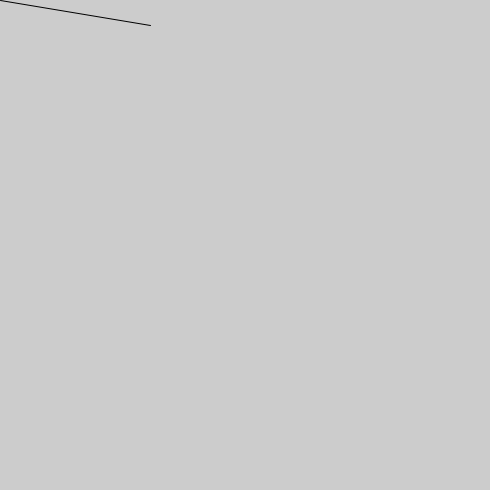
Frame 1 (no input)
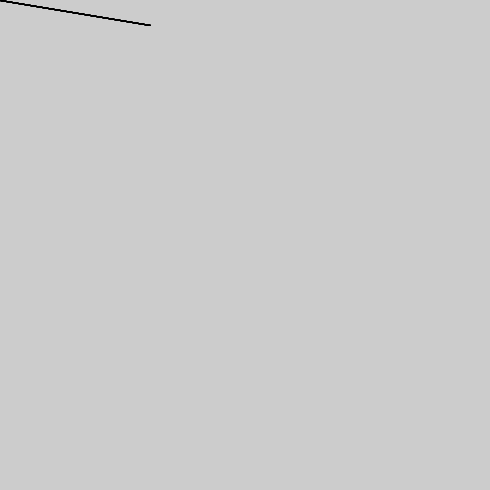
Frame 60 (the mouse pressed at the canvas centre just before this capture)
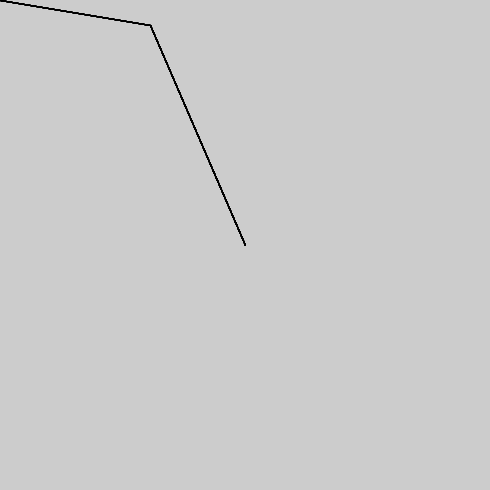
Frame 120 (the mouse held since frame 60 and released just before this capture)

The Processing sketch that drew these frames (run headless with seeded random() and noise(); from frame 60 on, the mouse is pressed at the canvas centre):

// Processing sketch: processing_101368
// ── processing_101368.pde

void setup() {
size(490,490);
}
void draw () {
line(150, 25, mouseX, mouseY);
     }
